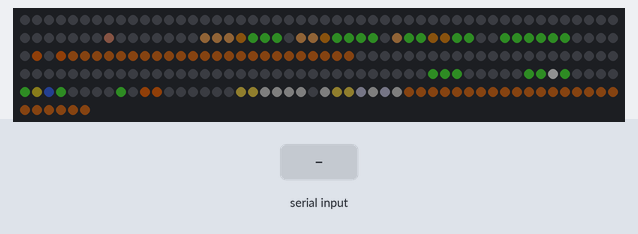
Bench run of a program on a simulated Raspberry Pi Pico running MicroPython. Shown: 256 RGB LEDs in strip order, left to right, continuing on the next row. The inputs (shaded band) are chosen by the test bench. Dim RGB values are drawn brighter than linear; random numbers come from a fixed seed.

Above: at 1.2 s.
1.3 s: "." typed at the serial console
Timing chart, 0 to 4.3 s (numbered marks = the images above; inputs shaded):
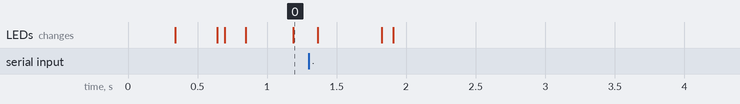

The program:

ente.py
```python
# Demo: Tipp-Ente. Eine Ente pickt bei jedem Tastendruck am PC mit dem Schnabel auf ihre Tastatur.
# Der PC (tools/tastatur.py) schickt pro Tastendruck die Reihe der Taste ("q" oben, "a" Mitte,
# "y" unten, "k" sonstige), beim Loslassen ein "l" und jede Sekunde ein Lebenszeichen ("." wenn
# keine Taste gehalten wird, sonst "h"). Solange eine Taste gehalten wird, bleibt der Schnabel unten. Ohne PC pickt sie im Demo-Modus von selbst, nach langer Pause schlaeft sie ein.
import sys, time, select, random
import matrix as m

W, H = m.W, m.H
FRAME_MS = 30
AUTO_AFTER = 5000    # ms ohne Lebenszeichen vom PC -> Demo-Modus
SLEEP_AFTER = 30000  # ms ohne Tastendruck -> einschlafen
# Ablauf eines Picks: Kopfhaltung pro Bild (1 = halb unten, 2 = unten auf der Taste)
PECK = (1, 2, 2, 1)

# Stockente nach Vorlage des Benutzers (9x10 Pixel), hier nur der Koerper ohne Kopf und Hals.
# G = Gefieder, T = Schwanz, D = Fluegellinie, F = Fuesse, d = Tisch, K/k = Tastatur
ART = (
    "................",
    "................",
    "................",
    "................",
    "................",
    "................",
    "................",
    ".T..............",
    ".TTTDGGG........",
    ".TTDGGGGG.......",
    ".TGGDDGGG.......",
    "..GGGGGG..KKKKKK",
    ".....F.F.KkKkKkK",
    "dddddddddddddddd",
    "dddddddddddddddd",
    "dddddddddddddddd",
)
# Kopf und Hals je Haltung, "." = durchsichtig; W/B = Auge (weiss ueber blau), O = Schnabel
HEAD = (
    (   # 0: aufrecht, wie in der Vorlage
        "................",
        "................",
        "................",
        ".....GG.........",
        "....GGWG........",
        "....GGBGO.......",
        "....GGGG........",
        ".....GG.........",
    ),
    (   # 1: halb unten
        "................",
        "................",
        "................",
        "................",
        "................",
        "........GG......",
        ".......GGWG.....",
        "......GGGBGO....",
        ".......GGGG.....",
    ),
    (   # 2: unten auf der hinteren Taste (obere Tastaturreihe), duenner Hals
        "................",
        "................",
        "................",
        "................",
        "................",
        "................",
        "................",
        "...........GG...",
        "........GGGGWG..",
        "..........GGBGO.",
        "..........GGGGO.",
    ),
    (   # 3: schlafend, Kopf nach hinten gedreht, Auge zu
        "................",
        "................",
        "................",
        "................",
        "....GG..........",
        "...GGGG.........",
        "..ODGGG.........",
        "...GGGG.........",
    ),
    (   # 4: unten auf der mittleren Taste (mittlere Tastaturreihe)
        "................",
        "................",
        "................",
        "................",
        "................",
        "................",
        "................",
        ".........GG.....",
        "........GGWG....",
        "..........BGO...",
        "..........GGO...",
    ),
    (   # 5: unten auf der vorderen Taste (untere Reihe und Leertaste), Schnabel nach unten
        "................",
        "................",
        "................",
        "................",
        "................",
        "................",
        "................",
        "........GGG.....",
        "........GGWG....",
        "..........BG....",
        "..........OO....",
    ),
)
COL = {"G": (60, 190, 40), "T": (255, 175, 95), "D": (165, 95, 20), "F": (255, 110, 20),
       "W": (255, 255, 255), "B": (70, 110, 255), "O": (255, 110, 20),
       "d": (120, 60, 20), "K": (60, 60, 70), "k": (110, 110, 125)}
# Drei Tasten von hinten nach vorne, wie die Reihen der echten Tastatur: Kopfhaltung,
# Pixel der Taste und Mitte fuer die Funken
KEYS = ((2, ((14, 11), (15, 11), (14, 12), (15, 12)), 14.5),
        (4, ((12, 11), (13, 11), (12, 12), (13, 12)), 12.5),
        (5, ((10, 11), (11, 11), (10, 12), (11, 12)), 10.5))
HIT_COL = (255, 230, 80)

# Tisch, Koerper und Tastatur einmal zeichnen, danach pro Bild nur kopieren
m.clear()
for y, row in enumerate(ART):
    for x, ch in enumerate(row):
        if ch != ".":
            m.set(x, y, COL[ch])
BG = bytes(m.buf)
# Kopfhaltungen als Pixellisten vorberechnen
POSES = []
for art in HEAD:
    POSES.append([(x, y, COL[ch]) for y, row in enumerate(art) for x, ch in enumerate(row) if ch != "."])

poll = select.poll()
poll.register(sys.stdin, select.POLLIN)
inp = sys.stdin.buffer

ROWS = {b"q": 0, b"a": 1, b"y": 2}

def read_input():
    # neue Tastendruecke als Liste der Tasten (0-2), Anzahl losgelassener, ob ein Lebenszeichen kam
    # und ob der PC meldet, dass gar nichts mehr gehalten wird
    hits = []
    released = 0
    alive = False
    idle = False
    while poll.poll(0):
        c = inp.read(1)
        if not c:
            break
        if c in ROWS:
            hits.append(ROWS[c])
        elif c == b"k":
            hits.append(random.randrange(3))
        elif c == b"l":
            released += 1
        elif c == b".":
            idle = True
        elif c != b"h":
            continue
        alive = True
    return hits, released, alive, idle

step = len(PECK)       # Position im Pick-Ablauf, len(PECK) = Ruhe
queue = []             # Tasten, die noch gepickt werden muessen
key = 0                # Taste des aktuellen Picks
held = 0               # gerade gehaltene Tasten am PC
sparks = []            # [x, y, dx, dy, Leben]
last_alive = time.ticks_ms() - AUTO_AFTER
last_hit = time.ticks_ms()
blink = 0
zs = []
frame = 0
auto_burst = 0

while True:
    t = time.ticks_ms()
    frame += 1
    hits, released, alive, idle = read_input()
    if alive:
        last_alive = t
    held = max(0, held + len(hits) - released)
    if idle:
        held = 0
    if time.ticks_diff(t, last_alive) > AUTO_AFTER:
        held = 0
        # Demo-Modus: mal schnelle Pick-Salven, mal Pause
        if auto_burst > 0:
            auto_burst -= 1
            if random.random() < 0.3:
                hits.append(random.randrange(3))
        elif random.random() < 0.01:
            auto_burst = random.randrange(20, 120)
    queue = (queue + hits)[:6]
    if hits or held:
        last_hit = t
    asleep = time.ticks_diff(t, last_hit) > SLEEP_AFTER

    # naechster Pick; bei schnellem Tippen gleich wieder runter, ohne ganz aufzurichten,
    # bei gehaltener Taste kurz halb hoch und auf die neue Taste
    if queue and (step >= len(PECK) - 1 or (held and step == 2)):
        key = queue.pop(0)
        step = 1 if step == len(PECK) - 1 else 0
    pose = 3 if asleep else (PECK[step] if step < len(PECK) else 0)
    if pose == 2:
        pose = KEYS[key][0]
        if PECK[step - 1] != 2:
            for _ in range(3):
                sparks.append([KEYS[key][2] + random.uniform(-1, 1), 10.5,
                               random.uniform(-0.3, 0.3), random.uniform(-0.4, -0.15), 6])

    # zeichnen
    m.buf[:] = BG
    if step < len(PECK) and PECK[step] == 2:
        for x, y in KEYS[key][1]:
            m.set(x, y, HIT_COL)
    if blink == 0 and random.random() < 0.01:
        blink = 4
    blink = max(0, blink - 1)
    # gehaltene Taste: unten bleiben, bis sie losgelassen wird
    if step < len(PECK) and not (held and step == 2):
        step += 1
    for s in sparks:
        s[0] += s[2]; s[1] += s[3]; s[4] -= 1
        f = s[4] * 42
        m.set(int(s[0]), int(s[1]), (255 * f >> 8, 220 * f >> 8, 60 * f >> 8))
    sparks = [s for s in sparks if s[4] > 0]
    for x, y, c in POSES[pose]:
        m.set(x, y, c)
    if blink and pose == 0:          # blinzeln: Auge zu
        m.set(6, 4, COL["G"]); m.set(6, 5, COL["D"])
    # schlafen: Z steigen auf
    if asleep and frame % 40 == 0:
        zs.append([5.0, 3.0])
    for z in zs:
        z[1] -= 0.06
        z[0] += 0.02
        m.set(int(z[0]), int(z[1]), (120, 140, 255))
        m.set(int(z[0]) + 1, int(z[1]), (120, 140, 255))
    zs = [z for z in zs if z[1] > -1]
    m.show()
    time.sleep_ms(max(0, FRAME_MS - time.ticks_diff(time.ticks_ms(), t)))
```

matrix.py
```python
# Gemeinsame Bibliothek fuer alle Demos: 4x WS2812B 8x8 als 16x16-Flaeche an GP22
# Anordnung: 1 links oben, 2 links unten, 3 rechts oben, 4 rechts unten
# Farben werden immer in voller Aufloesung (0-255) angegeben, show() dimmt sie herunter.
import machine, neopixel, micropython, array

PIN = 22
W = H = 16
N = W * H
MAX = 16  # max. Helligkeit pro Kanal (0-255) -> ca. 500 mA gesamt, VSYS gemessen stabil bis MAX 22
# Helligkeitsausgleich je Matrix (1, 2, 3, 4) und Farbkanal (R, G, B).
# Matrix 1 hat andere LEDs: Rot/Gruen doppelt so hell, Blau ca. 1,45x (per Auge abgeglichen)
GAIN = ((0.5, 0.5, 0.69), (1, 1, 1), (1, 1, 1), (1, 1, 1))
# Strombremse: Summe aller Kanaele (0-255) darf das nicht ueberschreiten,
# sonst wird alles gleichmaessig gedimmt. 255 je LED = so viel wie der Regenbogen.
BUDGET = N * 255

_np = neopixel.NeoPixel(machine.Pin(PIN), N)
buf = bytearray(N * 3)  # R, G, B je LED, Index = LED-Nummer in der Kette

# Faktor je LED und Kanal in Festkomma (x1024), damit show() ohne Fliesskomma auskommt
_mul = array.array('H', [round(MAX * GAIN[i // 3 // 64][i % 3] * 1024 / 255) for i in range(N * 3)])

@micropython.viper
def _sum(src: ptr8, n: int) -> int:
    t = 0
    i = 0
    while i < n:
        t += src[i]
        i += 1
    return t

@micropython.viper
def _render(src: ptr8, dst: ptr8, mul: ptr16, n: int, k: int):
    # RGB (0-255) -> gedimmt, korrigiert, gerundet, in GRB-Reihenfolge fuer die WS2812B
    j = 0
    while j < n:
        dst[j + 1] = (src[j] * mul[j] * k + 524288) >> 20
        dst[j] = (src[j + 1] * mul[j + 1] * k + 524288) >> 20
        dst[j + 2] = (src[j + 2] * mul[j + 2] * k + 524288) >> 20
        j += 3

def xy(x, y):
    m = (x // 8) * 2 + (y // 8)
    return m * 64 + (y % 8) * 8 + (x % 8)

def set(x, y, c):
    if 0 <= x < W and 0 <= y < H:
        i = xy(x, y) * 3
        buf[i] = c[0]; buf[i + 1] = c[1]; buf[i + 2] = c[2]

def get(x, y):
    i = xy(x, y) * 3
    return (buf[i], buf[i + 1], buf[i + 2])

def fill(c):
    for i in range(0, N * 3, 3):
        buf[i] = c[0]; buf[i + 1] = c[1]; buf[i + 2] = c[2]

def clear():
    fill((0, 0, 0))

def show():
    tot = _sum(buf, N * 3)
    k = 1024 if tot <= BUDGET else 1024 * BUDGET // tot
    _render(buf, _np.buf, _mul, N * 3, k)
    _np.write()

def wheel(p):
    # Farbrad 0..767, jeweils nur 2 Kanaele aktiv
    p %= 768
    if p < 256:
        return (255 - p, p, 0)
    p -= 256
    if p < 256:
        return (0, 255 - p, p)
    p -= 256
    return (p, 0, 255 - p)
```
